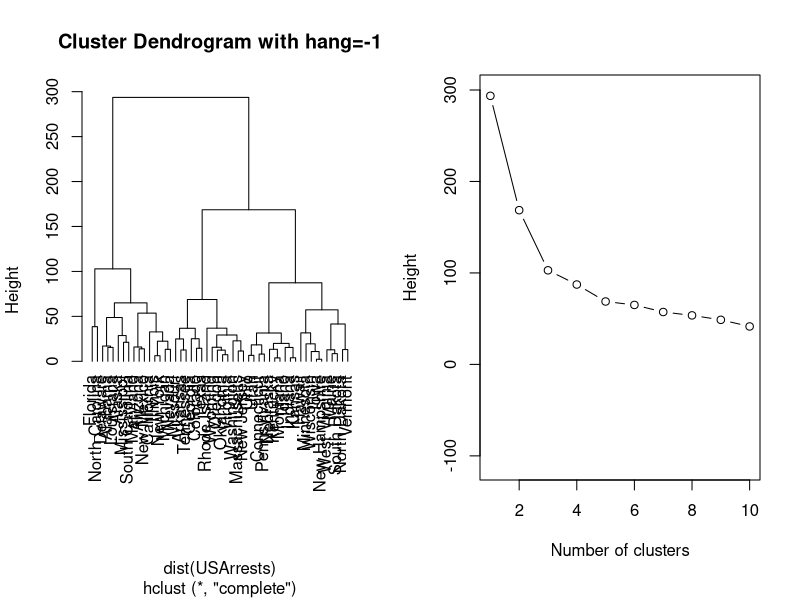

Here is the R script that generated this plot:
library("cluster")
hc <- hclust(dist(USArrests))

pdf("dendrogram2.pdf", width=10, height=6)
par(mfrow=c(1,2))
ncl <- 10
plot(hc, hang=-1, main="Cluster Dendrogram with hang=-1")
par(mar=c(6,4,3.75,2))
plot(1:ncl, rev(hc$height)[1:ncl], type="b", xlab="Number of clusters", ylab="Height", ylim=c(-110,300))
dev.off()
if (interactive()) browseURL(paste0(getwd(),"/dendrogram2.pdf"))
